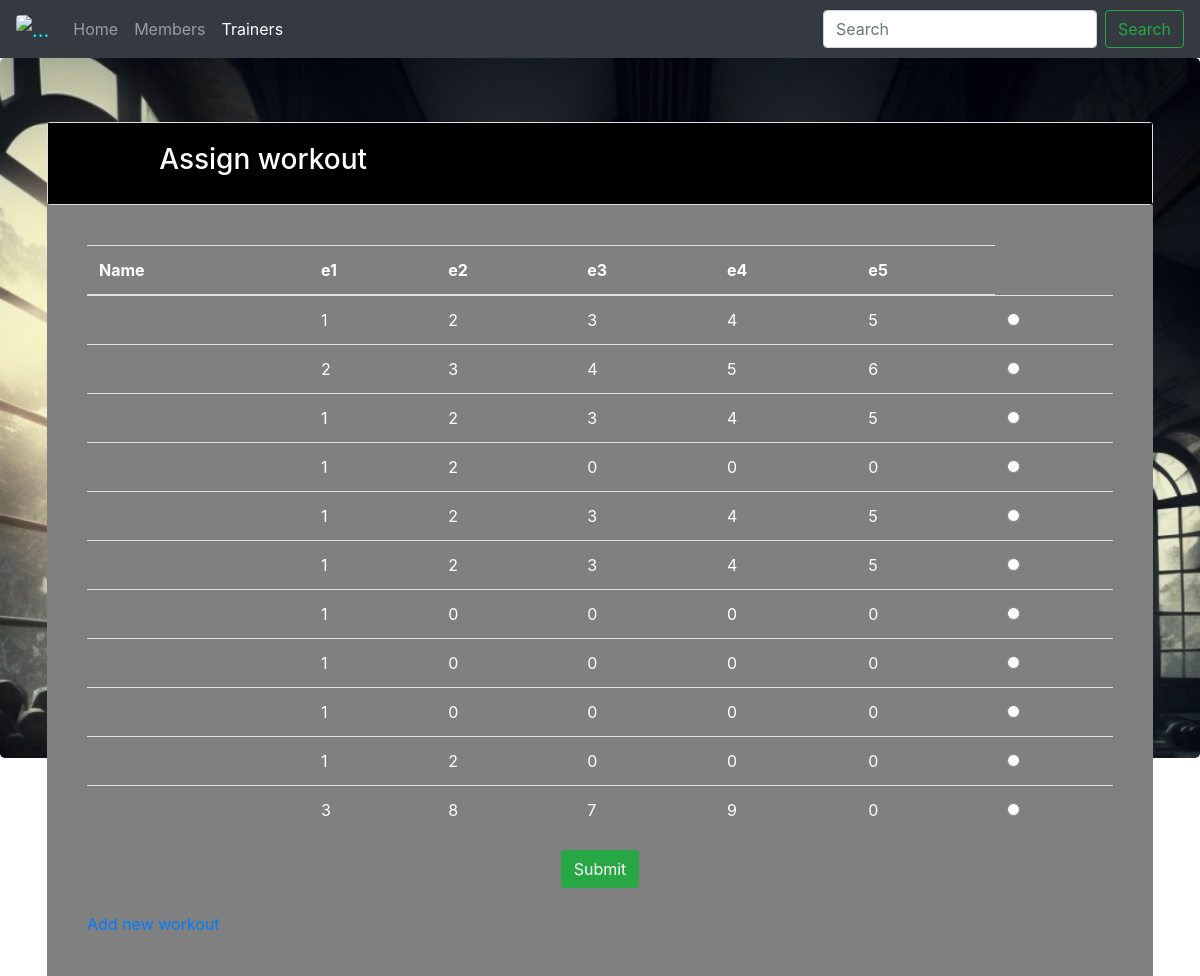
/project/workouts.php, run on an earlier commit of the app's database.
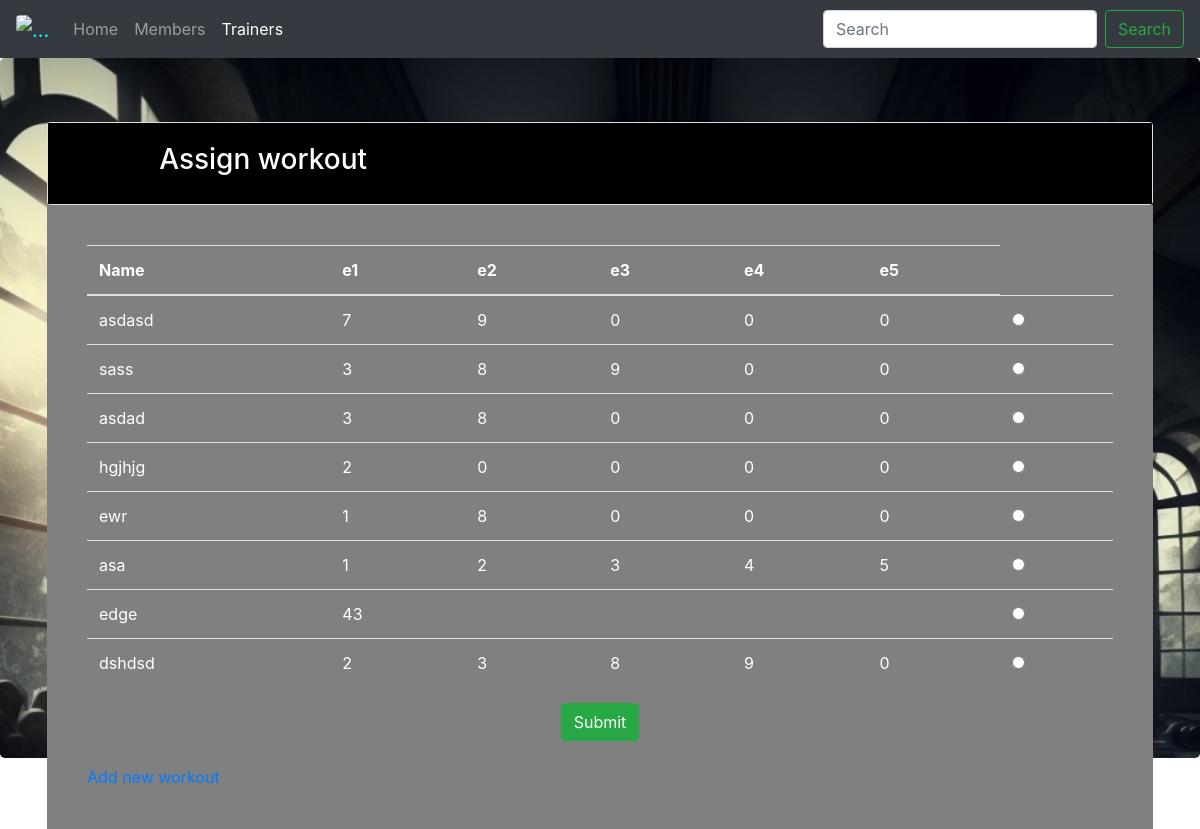
And on a later commit of the database.
### tables this page shows
CREATE TABLE IF NOT EXISTS `wo` (
  `wid` int(11) NOT NULL AUTO_INCREMENT,
  `ename` varchar(12) NOT NULL,
  `e1` int(11) DEFAULT NULL,
  `e2` int(11) DEFAULT NULL,
  `e3` int(11) DEFAULT NULL,
  `e4` int(11) DEFAULT NULL,
  `e5` int(11) DEFAULT NULL,
  PRIMARY KEY (`wid`)
);

### project/workouts.php (the view, shortened to what this page needs)
<!DOCTYPE html>
<html>
<head>
	 <link rel="stylesheet" href="https://maxcdn.bootstrapcdn.com/bootstrap/4.0.0-beta/css/bootstrap.min.css">
</head>
<body>
    <nav class="navbar navbar-expand-lg navbar-dark bg-dark">
  <a class="navbar-brand" href="admin-panel.php" style="color: cyan"> <img  class="rounded" alt="..." src="images/logo.jpg" width="30px"></a>
  <div class="collapse navbar-collapse" id="navbarSupportedContent">
    <ul class="navbar-nav mr-auto">
      <li class="nav-item ">
        <a class="nav-link" href="admin-panel.php">Home <span class="sr-only">(current)</span></a>
      </li>
      <li class="nav-item">
        <a class="nav-link" href="member_details.php">Members</a>
      </li>
      <li class="nav-item active">
        <a class="nav-link" href="Trainer.php">Trainers</a>
      </li>
    </ul>
    <form class="form-inline my-2 my-lg-0">
      <input class="form-control mr-sm-2" type="search" placeholder="Search" aria-label="Search">
      <button class="btn btn-outline-success my-2 my-sm-0" type="submit">Search</button>
    </form>
  </div>
</nav>
<div class="jumbotron" style="background: url('images/2.jpg') no-repeat;background-size: cover;height: 700px;">
 <div class="container">
<div class="card">
     <div class="card-body" style="background-color:black;color:white;">
         <div class="row">
             <div class="col-md-1">
             </div>
             <div class="col-md-3"><h3> Assign  workout</h3></div>
             <div class="col-md-8">
        </div></div></div></div>
     <div class="card-body" style="background-color:grey;color:#ffffff;">
         <div class="card-body">
    <table class="table table-hover">
        <thead>
     <tr>
            <th>Name</th>
            <th>e1</th>
            <th>e2</th>
						<th>e3</th>
            <th>e4</th>
            <th>e5</th>
        </tr>
        </thead>
        <tbody>
           <?php
             $servername = "localhost";
             $username = "root";
             $password = "";
             $dbname = "loginsystem";
             $conn = mysqli_connect($servername, $username, $password, $dbname);
             $sql = "SELECT * FROM wo";
             $result = mysqli_query($conn, $sql);
						 if ($result->num_rows > 0) {
						     echo "<form method='post'>";
						     while($row = $result->fetch_assoc()) {
						         echo "<tr>";
						         echo "<td>" . $row["ename"] . "</td>";
						         echo "<td>" . $row["e1"] . "</td>";
                       echo "<td>" . $row["e2"] . "</td>";
                       echo "<td>" . $row["e3"] . "</td>";
                         echo "<td>" . $row["e4"] . "</td>";
                           echo "<td>" . $row["e5"] . "</td>";
						          echo "<td><input type='radio' name='selected' value='" . $row["wid"] . "'></td>";
						         echo "</tr>";
						     }
						     echo "</table>";
								 echo '<center><input type="submit" id="inputbtn" name="submit" value="Submit" class="btn btn-success"> </center>';
						 } else {
						     echo "0 results";
						 }
   $id=$_GET['id'];
   ?>
<br><a href='workout.php?id=<?php echo $id ;?>'><i class="fa fa-sign-out" aria-hidden="true"></i>Add new workout</a>
     </div>
    </div>
    </div>
    </div>
    </body>
</html>

What changed in the data, as far as the page shows it:
removed wo: e1 "1", e2 "2", e3 "3", e4 "4", e5 "5"
removed wo: e1 "2", e2 "3", e3 "4", e4 "5", e5 "6"
removed wo: e1 "1", e2 "2", e3 "3", e4 "4", e5 "5"
removed wo: e1 "1", e2 "2", e3 "0", e4 "0", e5 "0"
removed wo: e1 "1", e2 "2", e3 "3", e4 "4", e5 "5"
removed wo: e1 "1", e2 "2", e3 "3", e4 "4", e5 "5"
removed wo: e1 "1", e2 "0", e3 "0", e4 "0", e5 "0"
removed wo: e1 "1", e2 "0", e3 "0", e4 "0", e5 "0"
removed wo: e1 "1", e2 "0", e3 "0", e4 "0", e5 "0"
removed wo: e1 "1", e2 "2", e3 "0", e4 "0", e5 "0"
removed wo: e1 "3", e2 "8", e3 "7", e4 "9", e5 "0"
added wo: ename "asdasd", e1 "7", e2 "9", e3 "0", e4 "0", e5 "0"
added wo: ename "sass", e1 "3", e2 "8", e3 "9", e4 "0", e5 "0"
added wo: ename "asdad", e1 "3", e2 "8", e3 "0", e4 "0", e5 "0"
added wo: ename "hgjhjg", e1 "2", e2 "0", e3 "0", e4 "0", e5 "0"
added wo: ename "ewr", e1 "1", e2 "8", e3 "0", e4 "0", e5 "0"
added wo: ename "asa", e1 "1", e2 "2", e3 "3", e4 "4", e5 "5"
added wo: ename "edge", e1 "43"
added wo: ename "dshdsd", e1 "2", e2 "3", e3 "8", e4 "9", e5 "0"
